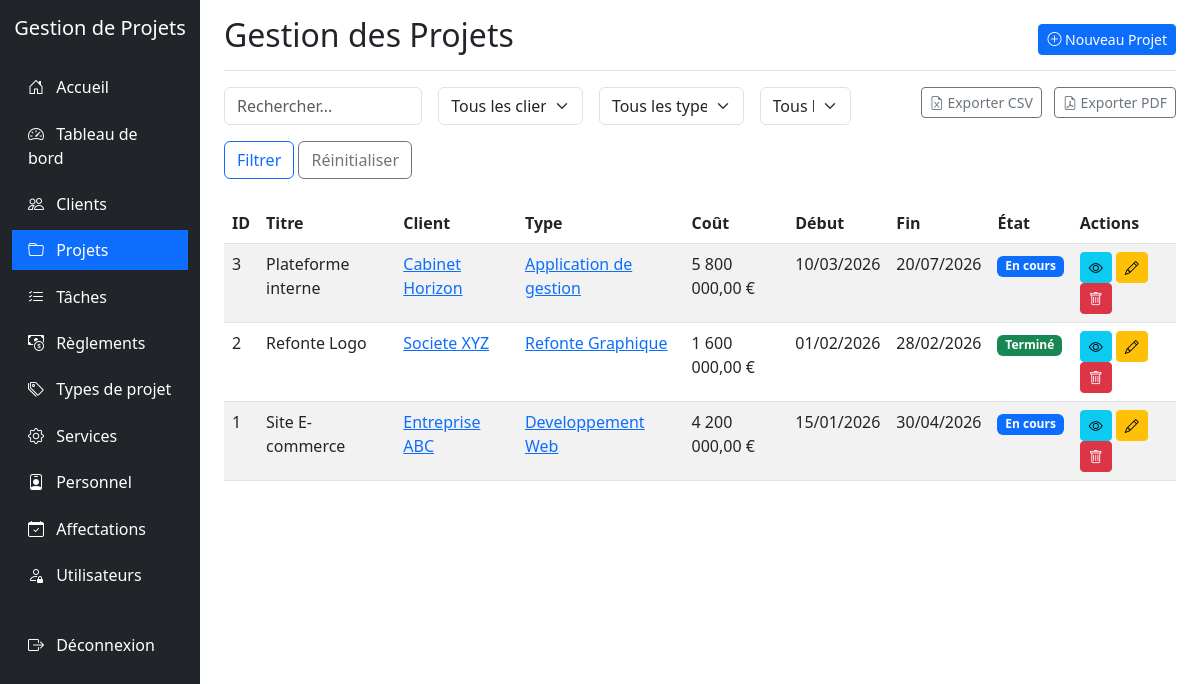
The page /projets/index.php (signed in) on the database its author committed.
### tables this page shows
CREATE TABLE PROJET (
  IdProjet INT AUTO_INCREMENT PRIMARY KEY,
  TitreProjet VARCHAR(255) NOT NULL,
  DescriptionProjet TEXT NULL,
  CoutProjet DECIMAL(15,2) DEFAULT 0,
  DateDebutProjet DATE NULL,
  DateFinProjet DATE NULL,
  EtatProjet TINYINT NOT NULL DEFAULT 1,
  IdClient INT NOT NULL,
  IdTypeProjet INT NOT NULL,
  IdChefProjet INT NULL,
  CreatedAt TIMESTAMP DEFAULT CURRENT_TIMESTAMP,
  UpdatedAt TIMESTAMP DEFAULT CURRENT_TIMESTAMP ON UPDATE CURRENT_TIMESTAMP,
  CONSTRAINT FK_PROJET_CLIENT FOREIGN KEY (IdClient)
    REFERENCES CLIENT(IdClient)
    ON UPDATE CASCADE ON DELETE RESTRICT,
  CONSTRAINT FK_PROJET_TYPE FOREIGN KEY (IdTypeProjet)
    REFERENCES TYPEPROJET(IdTypeProjet)
    ON UPDATE CASCADE ON DELETE RESTRICT,
  CONSTRAINT FK_PROJET_CHEF FOREIGN KEY (IdChefProjet)
    REFERENCES CHEF_PROJET(IdChefProjet)
    ON UPDATE CASCADE ON DELETE SET NULL,
  CONSTRAINT CK_PROJET_ETAT CHECK (EtatProjet IN (1, 2, 3))
);

CREATE TABLE CLIENT (
  IdClient INT AUTO_INCREMENT PRIMARY KEY,
  NomClient VARCHAR(255) NOT NULL,
  AdresseClient VARCHAR(255) NULL,
  EmailClient VARCHAR(255) NULL,
  TelClient VARCHAR(50) NULL,
  CreatedAt TIMESTAMP DEFAULT CURRENT_TIMESTAMP,
  UpdatedAt TIMESTAMP DEFAULT CURRENT_TIMESTAMP ON UPDATE CURRENT_TIMESTAMP
);

CREATE TABLE TYPEPROJET (
  IdTypeProjet INT AUTO_INCREMENT PRIMARY KEY,
  LibelleTypeProjet VARCHAR(255) NOT NULL,
  NomTypeProjet VARCHAR(255) NULL,
  ForfaitCoutTypeProjet DECIMAL(15,2) DEFAULT 0,
  DescriptionTypeProjet TEXT NULL,
  CreatedAt TIMESTAMP DEFAULT CURRENT_TIMESTAMP,
  UpdatedAt TIMESTAMP DEFAULT CURRENT_TIMESTAMP ON UPDATE CURRENT_TIMESTAMP
);

### projets/index.php (the view, shortened to what this page needs)
<?php
require_once '../config.php';
$search = isset($_GET['search']) ? $_GET['search'] : '';
$where = [];
$whereClause = !empty($where) ? "WHERE " . implode(" AND ", $where) : "";
$sql = "SELECT p.*, c.NomClient, t.LibelleTypeProjet
        FROM PROJET p
        JOIN CLIENT c ON p.IdClient = c.IdClient
        JOIN TYPEPROJET t ON p.IdTypeProjet = t.IdTypeProjet
        $whereClause
        ORDER BY p.IdProjet DESC";
$result = mysqli_query($conn, $sql);
?>
<!DOCTYPE html>
<html lang="fr">
<head>
    <link href="https://cdn.jsdelivr.net/npm/bootstrap@5.3.0-alpha1/dist/css/bootstrap.min.css" rel="stylesheet">
    <link rel="stylesheet" href="https://cdn.jsdelivr.net/npm/bootstrap-icons@1.10.0/font/bootstrap-icons.css">
</head>
<body>
    <div class="container-fluid">
        <div class="row">
            <div class="col-md-3 col-lg-2 d-md-block sidebar collapse">
                <div class="position-sticky pt-3">
                    <div class="text-center mb-4">
                        <h5 class="text-white">Gestion de Projets</h5>
                    </div>
                    <ul class="nav flex-column">
                        <li class="nav-item">
                            <a class="nav-link" href="../index.php">
                                <i class="bi bi-house-door"></i> Accueil
                            </a>
                        </li>
                        <li class="nav-item">
                            <a class="nav-link" href="../dashboard/index.php">
                                <i class="bi bi-speedometer2"></i> Tableau de bord
                            </a>
                        </li>
                        <li class="nav-item">
                            <a class="nav-link" href="../clients/index.php">
                                <i class="bi bi-people"></i> Clients
                            </a>
                        </li>
                        <li class="nav-item">
                            <a class="nav-link active" href="../projets/index.php">
                                <i class="bi bi-folder"></i> Projets
                            </a>
                        </li>
                        <li class="nav-item">
                            <a class="nav-link" href="../taches/index.php">
                                <i class="bi bi-list-check"></i> Tâches
                            </a>
                        </li>
                        <li class="nav-item">
                            <a class="nav-link" href="../reglements/index.php">
                                <i class="bi bi-cash-coin"></i> Règlements
                            </a>
                        </li>
                        <li class="nav-item">
                            <a class="nav-link" href="../typesprojet/index.php">
                                <i class="bi bi-tags"></i> Types de projet
                            </a>
                        </li>
                        <li class="nav-item">
                            <a class="nav-link" href="../services/index.php">
                                <i class="bi bi-gear"></i> Services
                            </a>
                        </li>
                        <li class="nav-item">
                            <a class="nav-link" href="../personnel/index.php">
                                <i class="bi bi-person-badge"></i> Personnel
                            </a>
                        </li>
                        <li class="nav-item">
                            <a class="nav-link" href="../affectations/index.php">
                                <i class="bi bi-calendar-check"></i> Affectations
                            </a>
                        </li>
                        <?php if ($_SESSION['role'] == 'admin'): ?>
                        <li class="nav-item">
                            <a class="nav-link" href="../utilisateurs/index.php">
                                <i class="bi bi-person-lock"></i> Utilisateurs
                            </a>
                        </li>
                        <?php endif; ?>
                        <li class="nav-item mt-4">
                            <a class="nav-link" href="../logout.php">
                                <i class="bi bi-box-arrow-right"></i> Déconnexion
                            </a>
                        </li>
                    </ul>
                </div>
            </div>
            <div class="col-md-9 ms-sm-auto col-lg-10 px-md-4">
                <div class="d-flex justify-content-between flex-wrap flex-md-nowrap align-items-center pt-3 pb-2 mb-3 border-bottom">
                    <h1 class="h2">Gestion des Projets</h1>
                    <div class="btn-toolbar mb-2 mb-md-0">
                        <a href="create.php" class="btn btn-sm btn-primary">
                            <i class="bi bi-plus-circle"></i> Nouveau Projet
                        </a>
                    </div>
                </div>
                <div class="row mb-4">
                    <div class="col-md-8">
                        <form action="index.php" method="get" class="row g-3">
                            <div class="col-md-4">
                                <input type="text" name="search" class="form-control" placeholder="Rechercher..." value="<?php echo htmlspecialchars($search); ?>">
                            </div>
                            <div class="col-md-3">
                                <select name="client" class="form-select">
                                    <option value="">Tous les clients</option>
                                </select>
                            </div>
                            <div class="col-md-3">
                                <select name="type" class="form-select">
                                    <option value="">Tous les types</option>
                                </select>
                            </div>
                            <div class="col-md-2">
                                <select name="etat" class="form-select">
                                    <option value="">Tous les états</option>
                                </select>
                            </div>
                            <div class="col-md-12">
                                <button type="submit" class="btn btn-outline-primary">Filtrer</button>
                                <a href="index.php" class="btn btn-outline-secondary">Réinitialiser</a>
                            </div>
                        </form>
                    </div>
                    <div class="col-md-4 text-end">
                        <a href="export_csv.php<?php echo !empty($whereClause) ? '?' . http_build_query($_GET) : ''; ?>" class="btn btn-sm btn-outline-secondary me-2">
                            <i class="bi bi-file-earmark-excel"></i> Exporter CSV
                        </a>
                        <a href="export_pdf.php<?php echo !empty($whereClause) ? '?' . http_build_query($_GET) : ''; ?>" class="btn btn-sm btn-outline-secondary">
                            <i class="bi bi-file-earmark-pdf"></i> Exporter PDF
                        </a>
                    </div>
                </div>
                <div class="table-responsive">
                    <table class="table table-striped table-hover">
                        <thead>
                            <tr>
                                <th>ID</th>
                                <th>Titre</th>
                                <th>Client</th>
                                <th>Type</th>
                                <th>Coût</th>
                                <th>Début</th>
                                <th>Fin</th>
                                <th>État</th>
                                <th>Actions</th>
                            </tr>
                        </thead>
                        <tbody>
                            <?php
                            if (mysqli_num_rows($result) > 0) {
                                while($row = mysqli_fetch_assoc($result)) {
                                    $projetId = $row['IdProjet'];
                                    $etatLabel = "";
                                    switch($row['EtatProjet']) {
                                        case 1: $etatLabel = "<span class='badge bg-primary'>En cours</span>"; break;
                                        case 2: $etatLabel = "<span class='badge bg-success'>Terminé</span>"; break;
                                    }
                                    echo "<tr>";
                                    echo "<td>" . $row['IdProjet'] . "</td>";
                                    echo "<td>" . htmlspecialchars($row['TitreProjet']) . "</td>";
                                    echo "<td><a href='../clients/view.php?id=" . $row['IdClient'] . "'>" . htmlspecialchars($row['NomClient']) . "</a></td>";
                                    echo "<td><a href='../typesprojet/view.php?id=" . $row['IdTypeProjet'] . "'>" . htmlspecialchars($row['LibelleTypeProjet']) . "</a></td>";
                                    echo "<td>" . number_format($row['CoutProjet'], 2, ',', ' ') . " €</td>";
                                    echo "<td>" . date('d/m/Y', strtotime($row['DateDebutProjet'])) . "</td>";
                                    echo "<td>" . date('d/m/Y', strtotime($row['DateFinProjet'])) . "</td>";
                                    echo "<td>" . $etatLabel . "</td>";
                                    echo "<td>";
                                    echo "<a href='view.php?id=" . $projetId . "' class='btn btn-sm btn-info me-1'><i class='bi bi-eye'></i></a>";
                                    echo "<a href='edit.php?id=" . $projetId . "' class='btn btn-sm btn-warning me-1'><i class='bi bi-pencil'></i></a>";
                                    echo "<a href='delete.php?id=" . $projetId . "' class='btn btn-sm btn-danger' onclick='return confirm(\"Êtes-vous sûr de vouloir supprimer ce projet ?\")'><i class='bi bi-trash'></i></a>";
                                    echo "</td>";
                                    echo "</tr>";
                                }
                            } else {
                                echo "<tr><td colspan='9' class='text-center'>Aucun projet trouvé</td></tr>";
                            }
                            ?>
                        </tbody>
                    </table>
                </div>
            </div>
        </div>
    </div>
</body>
</html>

### projets/index.php (style rules this page uses)
.sidebar { min-height: 100vh; background-color: #212529; }
.sidebar .nav-link { color: #fff; padding: 0.5rem 1rem; margin: 0.2rem 0; }
.sidebar .nav-link.active { background-color: #0d6efd; }
.sidebar .nav-link i { margin-right: 0.5rem; }

### rows shown on the page
projet: IdProjet "3", TitreProjet "Plateforme interne", IdClient.NomClient "Cabinet Horizon", IdTypeProjet.LibelleTypeProjet "Application de gestion", CoutProjet "5 800 000,00", DateDebutProjet "10/03/2026", DateFinProjet "20/07/2026", EtatProjet "En cours"
projet: IdProjet "2", TitreProjet "Refonte Logo", IdClient.NomClient "Societe XYZ", IdTypeProjet.LibelleTypeProjet "Refonte Graphique", CoutProjet "1 600 000,00", DateDebutProjet "01/02/2026", DateFinProjet "28/02/2026", EtatProjet "Terminé"
projet: IdProjet "1", TitreProjet "Site E-commerce", IdClient.NomClient "Entreprise ABC", IdTypeProjet.LibelleTypeProjet "Developpement Web", CoutProjet "4 200 000,00", DateDebutProjet "15/01/2026", DateFinProjet "30/04/2026", EtatProjet "En cours"
